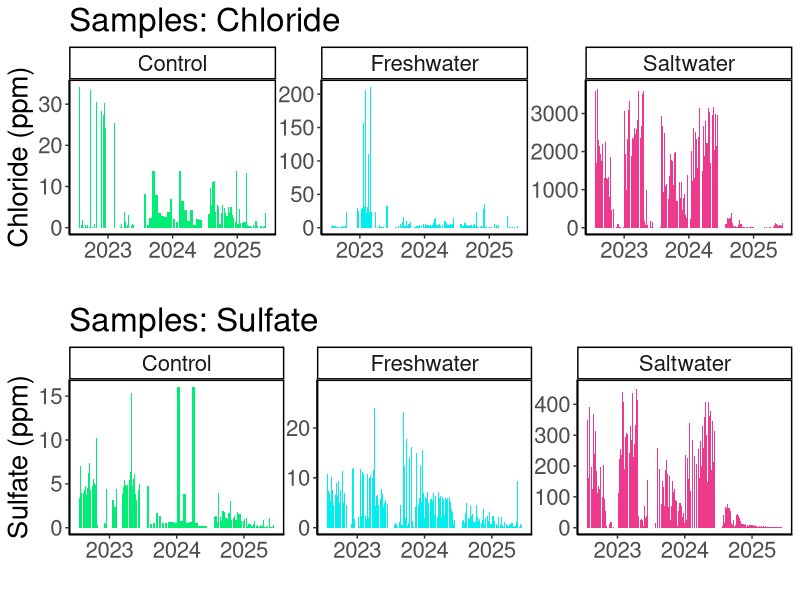
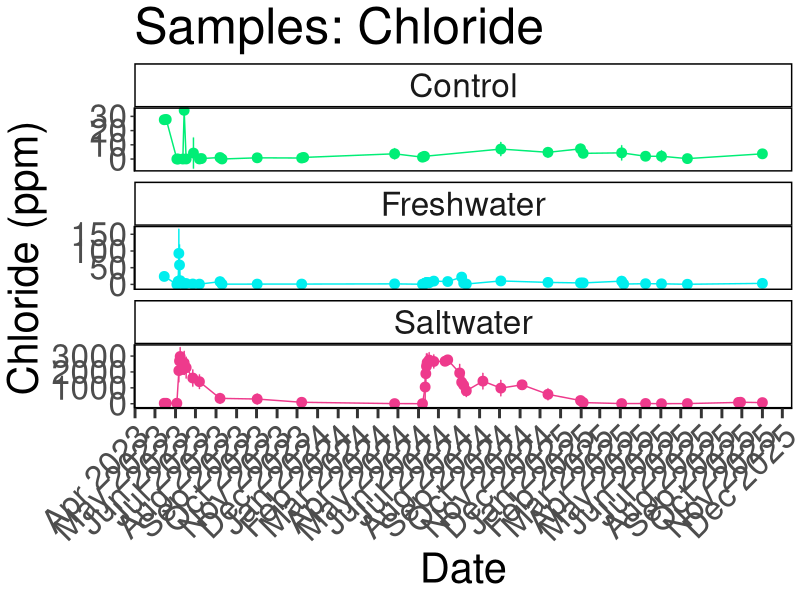
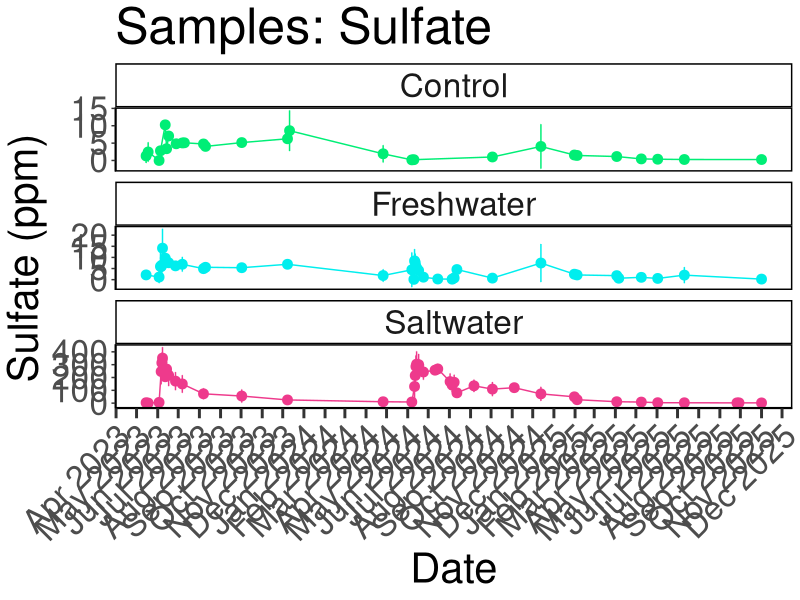
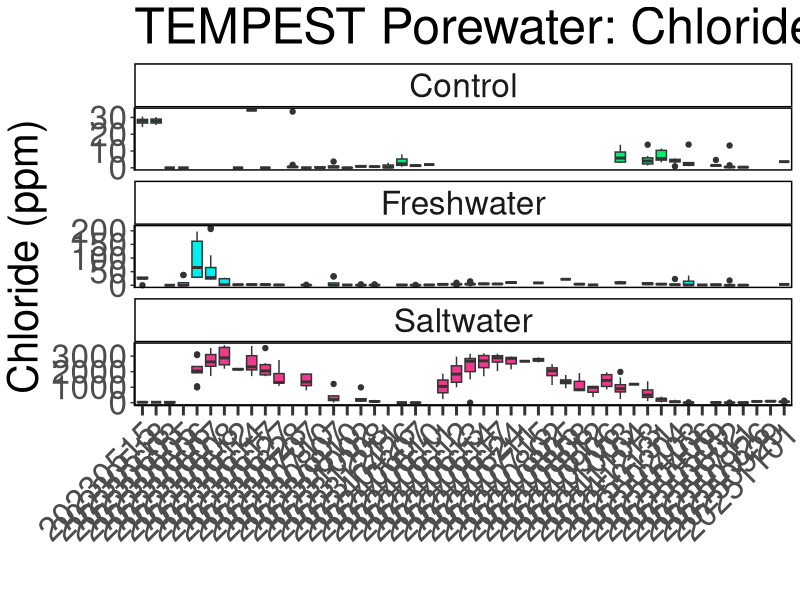
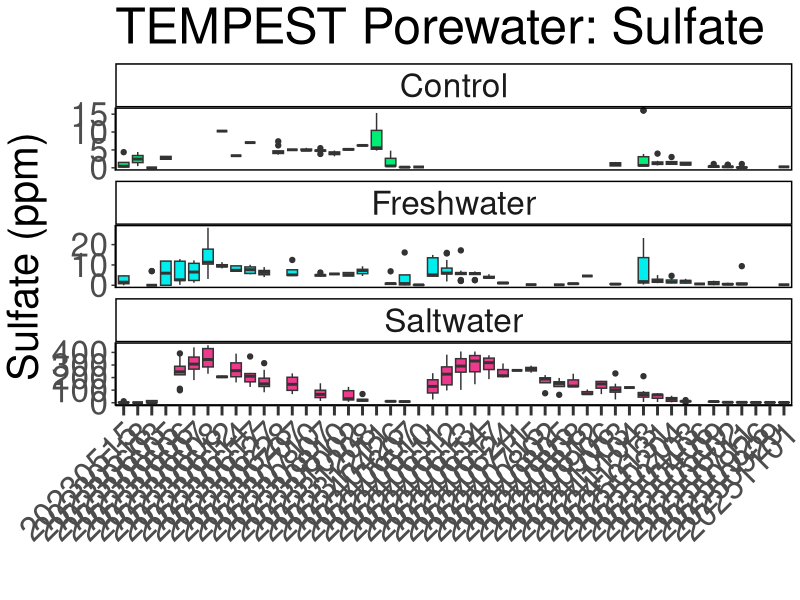

R code for these plots, in order:
## ---- chunk 1
library(dplyr)
library(ggplot2)
library(ggpubr)
library(stringr)
library(readxl)
library(tidyr)
library(tibble)
library(openxlsx)
library(knitr)
## ---- chunk 2

#read in 2023 Dionex Data:
dat23 <- read.csv("2023/COMPASS_TEMPEST_SO4_Cl_2023.csv")
# head(dat24)
colnames(dat23)

#read in 2024 Dionex Data:
dat24 <- read.csv("2024/COMPASS_TEMPEST_SO4_Cl_2024.csv")
# head(dat24)
colnames(dat24)

#read in 2025 Dionex Data:
dat25 <- read.csv("2025/COMPASS_TEMPEST_SO4_Cl_2025.csv")
# head(dat25)
colnames(dat25)

raw_dat <- bind_rows(dat23, dat24, dat25)

##Convert Collection Date into Date format
raw_dat$Collection_Date <- as.character(raw_dat$Collection_Date)
raw_dat$Collection_Date_formatted <- as.Date(raw_dat$Collection_Date, format = "%Y%m%d")

##Extract Year and month from Collection Date
raw_dat$Year <- format(raw_dat$Collection_Date_formatted, format = "%Y")
raw_dat$Month <- format(raw_dat$Collection_Date_formatted, format = "%m")
raw_dat$Day <- format(raw_dat$Collection_Date_formatted, format = "%d")


all_dat <- raw_dat %>%
  mutate(
    Project = "TEMPEST"
  ) %>%
  rename(
    SO4_mM = SO4_Conc_mM, 
    Cl_mM = Cl_Conc_mM
  )%>%
  dplyr::select(
         Project, Sample_ID, Year, Month, Day, 
         Event_Time, Time_of_day, Source, 
         Volume_mL, Collection_Date, Evacuation_Date, 
         SO4_ppm, SO4_mM, SO4_Conc_flag, SO4_QAQC_flag, Cl_ppm, Cl_mM, Cl_Conc_flag, Cl_QAQC_flag, salinity,
         Analysis_rundate,  Run_notes, Field_notes
        # list columns in the order you want them
  )


##Set 4 decimal points max
all_dat <- all_dat %>%
  mutate(across(where(is.numeric), round, digits = 4)) ##This does make all salnities 0 when Cl_ppm is 0 instead of 0.000026

## ---- chunk 3

#pull the column names from the all_dat dataframe and create a new dataframe with them 
metadat <- data.frame(Column_Names = colnames(all_dat))
metadat

metadat$Description <- ""
metadat$Units <- ""
metadat$Instrument_ifapplicable <- ""

#add information about each line: 

metadat$Description <- c("Project name", 
                         "Sample Identifier", 
                         "Year of sample collection", 
                         "Month of sample collection", 
                         "Day of sample collection", 
                         "Event sampling time (T1 through T6)", 
                         "Time of day of sample collection (AM, PM, Midday)",
                         "Source of sample (PW=Porewater, Sourcewater, Rainwater",
                         "Volume of sample collected (mL)", 
                         "Date of sample collection", 
                         "Date of sample evacuation", 
                         "Sulfate concentration in ppm", 
                         "Sulfate concentration in mM", 
                         "Sulfate concentration flag base on standard curve (bdl=below detection limit (0), adl=above detection limit (highest   
                         standard), Within_Range=within detection range)", 
                         "Sulfate QAQC Flags generated during checks of standards, blanks, dups, and spks",
                         "Chloride concentration in ppm", 
                         "Chloride concentration in mM", 
                         "Chloride concentration flag base on standard curve (bdl=below detection limit (0), adl=above detection limit (highest   
                         standard), Within_Range=within detection range)", 
                         "Chloride QAQC Flags generated during checks of standards, blanks, dups, and spks", 
                         "Salinity calculated using the Knudsen equation: Salinity=((1.807*(Chloride ppm)+0.026)/1000", 
                         "The date that samples were run on the Dionex IC", 
                         "Any notes generated during QAQC", 
                         "Notes generated during field sample collection")

metadat$Units <-       c("NA", 
                         "NA",
                         "NA", 
                         "NA",
                         "NA",
                         "NA", 
                         "NA",
                         "NA",
                         "mL", 
                         "NA",
                         "NA",
                         "ppm", 
                         "mM", 
                         "NA",
                         "NA", 
                         "ppm", 
                         "mM", 
                         "NA", 
                         "NA", 
                         "ppt", 
                         "NA", 
                         "NA",
                         "NA")

metadat$Instrument_ifapplicable <-  
  
                       c("NA", 
                         "NA",
                         "NA", 
                         "NA",
                         "NA",
                         "NA", 
                         "NA",
                         "NA",
                         "NA", 
                         "NA",
                         "NA",
                         "Dionex Integrion HPIC (Thermo Fisher)", 
                         "Dionex Integrion HPIC (Thermo Fisher)", 
                         "NA", 
                         "NA", 
                         "Dionex Integrion HPIC (Thermo Fisher)", 
                         "Dionex Integrion HPIC (Thermo Fisher)", 
                         "NA", 
                         "NA", 
                         "Dionex Integrion HPIC (Thermo Fisher)", 
                         "NA", 
                         "NA",
                         "NA")


## ---- chunk 4

#write out a csv of all the data to the main folder: 
write.csv(all_dat, "COMPASS_TEMPEST_SO4_Cl_AllData.csv")


#write out a csv of the metadata associated with the data: 
write.csv(metadat, "COMPASS_TEMPEST_SO4_Cl_Metadata.csv")

## ---- chunk 5

##Remove Sourcewater
data_plotting <- raw_dat %>%
  filter(!str_detect(Source, "SourceWater")) %>%
  filter(!str_detect(Source, "Rainwater")) 

data_plotting <- data_plotting %>% 
    mutate(
    Zone_1 = case_when(
      Zone == "C" ~ "Control",
      Zone == "FW" ~ "Freshwater",
      Zone == "SW" ~ "Saltwater",
      TRUE ~ Zone  # keep everything else unchanged
    )
  ) %>%
  mutate(Zone_1 = factor(Zone_1, levels = c("Control", "Freshwater", "Saltwater")))

#Plot data by year and change colors based on Zone:
viz_cl_plot <- ggplot(data_plotting, aes(x = as.character(Year), y = Cl_ppm, fill = Zone_1)) +
  geom_bar(stat = "identity", position = position_dodge2(preserve = "total")) +
  facet_wrap( ~ Zone_1, scales="free") +
  scale_fill_manual(values = c(
    "Control" = "springgreen2",
    "Freshwater" = "cyan2",
    "Saltwater" = "violetred2"
  )) +
  theme_classic() +
  labs(x = " ", y = "Chloride (ppm)", title = "Samples: Chloride") +
  theme(
    panel.spacing = unit(.05, "lines"), 
    panel.border = element_rect(color = "black", fill = NA, linewidth = 1)) + 
  theme(text = element_text(size = 20))+ 
  theme(legend.position = "none")

# viz_cl_plot

viz_so4_plot <- ggplot(data_plotting, aes(x = as.character(Year), y = SO4_ppm, fill = Zone_1)) +
  geom_bar(stat = "identity", position = position_dodge2(preserve = "total")) +
  facet_wrap( ~ Zone_1, scales="free") +
  scale_fill_manual(values = c(
    "Control" = "springgreen2",
    "Freshwater" = "cyan2",
    "Saltwater" = "violetred2"
  )) +
  theme_classic() +
  labs(x = " ", y = "Sulfate (ppm)", title = "Samples: Sulfate") +
  theme(
    panel.spacing = unit(.05, "lines"), 
    panel.border = element_rect(color = "black", fill = NA, linewidth = 1)) + 
  theme(text = element_text(size = 20))+ 
  theme(legend.position = "none")

# viz_so4_plot

ggarrange(viz_cl_plot, viz_so4_plot, nrow=2, ncol=1)


## ---- chunk 6

##Summarize SO4 and Cl by Date and Zone
Dionex_avg <- data_plotting %>%
  group_by(Collection_Date_formatted, Zone_1) %>%
   dplyr::summarize(mean_SO4 = mean(SO4_ppm, na.rm=TRUE),
            sd_SO4 = sd(SO4_ppm, na.rm=TRUE),
            mean_Cl = mean(Cl_ppm, na.rm=TRUE),
            sd_Cl = sd(Cl_ppm, na.rm=TRUE))

# Define the specific date breaks you want to display
specific_breaks <- as.Date(c("2024-01-01", "2025-01-01"))

viz_cl_plot_avgs <- ggplot(Dionex_avg, aes(x = Collection_Date_formatted, y = mean_Cl, color = Zone_1)) +
  geom_point(size = 3) + 
  geom_errorbar(aes(ymin = mean_Cl - sd_Cl, ymax = mean_Cl + sd_Cl), width = 0.2) + 
  geom_line() + 
  facet_wrap( ~ Zone_1, scales="free_y", ncol = 1) +
  scale_color_manual(values = c(
    "Control" = "springgreen2",
    "Freshwater" = "cyan2",
    "Saltwater" = "violetred2"
  )) +
  theme_classic() +
  labs(x = "Date", y = "Chloride (ppm)", title = "Samples: Chloride") +
  theme(
    panel.spacing = unit(0.5, "lines"), 
    panel.border = element_rect(color = "black", fill = NA, linewidth = 1)) +
  # theme(axis.text.x = element_text(angle = 90, hjust = 0.5))+ 
  theme(text = element_text(size = 30))+
  scale_x_date(date_labels = "%b %Y", date_breaks = "1 month") + # Format x-axis labels
  theme(axis.ticks.x = element_line(linewidth = 1))+
  theme(axis.ticks.length.x = unit(0.25, "cm"))+ 
  theme(legend.position = "none")+ 
  theme(axis.text.x = element_text(angle = 45, hjust = 1))

viz_cl_plot_avgs


viz_so4_plot_avgs <- ggplot(Dionex_avg, aes(x = Collection_Date_formatted, y = mean_SO4, color = Zone_1)) +
  geom_point(size = 3) + 
  geom_errorbar(aes(ymin = mean_SO4 - sd_SO4, ymax = mean_SO4 + sd_SO4), width = 0.2) + 
  geom_line() + 
  facet_wrap( ~ Zone_1, scales="free_y", ncol = 1) +
  scale_color_manual(values = c(
    "Control" = "springgreen2",
    "Freshwater" = "cyan2",
    "Saltwater" = "violetred2"
  )) +
  theme_classic() +
  labs(x = "Date", y = "Sulfate (ppm)", title = "Samples: Sulfate") +
  theme(
    panel.spacing = unit(0.5, "lines"), 
    panel.border = element_rect(color = "black", fill = NA, linewidth = 1)) +
  # theme(axis.text.x = element_text(angle = 90, hjust = 0.5))+ 
  theme(text = element_text(size = 30))+
  scale_x_date(date_labels = "%b %Y", date_breaks = "1 month") + # Format x-axis labels
  theme(axis.ticks.x = element_line(linewidth = 1))+
  theme(axis.ticks.length.x = unit(0.25, "cm"))+ 
  theme(legend.position = "none")+ 
  theme(axis.text.x = element_text(angle = 45, hjust = 1))

viz_so4_plot_avgs

# ggarrange(viz_cl_plot_avgs, viz_so4_plot_avgs, nrow=1, ncol=2)

## ---- chunk 7

##Boxplot Summarize SO4 and Cl by Date, Site, and Zone
viz_cl_boxplot <- ggplot(data_plotting, aes(x = Collection_Date,  y = Cl_ppm, fill = Zone_1)) +
  geom_boxplot() + 
  facet_wrap( ~ Zone_1, scales="free_y", ncol = 1) +
  # scale_x_discrete(drop = TRUE) +
  scale_fill_manual(values = c(
    "Control" = "springgreen2",
    "Freshwater" = "cyan2",
    "Saltwater" = "violetred2"
  ), labels = c("Control", "Freshwater", "Saltwater")) +
  theme_classic() +
  labs(x = " ", y = "Chloride (ppm)", title = "TEMPEST Porewater: Chloride") +
  theme(
    panel.spacing = unit(0.5, "lines"), 
    panel.border = element_rect(color = "black", fill = NA, linewidth = 1)) +
  theme(axis.text.x = element_text(angle = 45, vjust = 1, hjust = 1))+ 
  theme(text = element_text(size = 30))+
  theme(axis.ticks.x = element_line(linewidth = 1))+
  theme(axis.ticks.length.x = unit(0.25, "cm"))+ 
  theme(legend.position = "none")

viz_cl_boxplot


viz_so4_boxplot <- ggplot(data_plotting, aes(x = Collection_Date,  y = SO4_ppm, fill = Zone_1)) +
  geom_boxplot() + 
  facet_wrap( ~ Zone_1, scales="free_y", ncol = 1) +
  scale_x_discrete(drop = TRUE) +
  scale_fill_manual(values = c(
    "Control" = "springgreen2",
    "Freshwater" = "cyan2",
    "Saltwater" = "violetred2"
  ), labels = c("Control", "Freshwater", "Saltwater")) +
  theme_classic() +
  labs(x = " ", y = "Sulfate (ppm)", title = "TEMPEST Porewater: Sulfate") +
  theme(
    panel.spacing = unit(0.5, "lines"), 
    panel.border = element_rect(color = "black", fill = NA, linewidth = 1)) +
  theme(axis.text.x = element_text(angle = 45, vjust = 1, hjust = 1))+ 
  theme(text = element_text(size = 30))+
  theme(axis.ticks.x = element_line(linewidth = 1))+
  theme(axis.ticks.length.x = unit(0.25, "cm"))+ 
  #scale_x_discrete(labels = c("Upland", "Swamp", "Transition", "Wetland", "Surface Water"))+ 
  theme(legend.position = "none")

viz_so4_boxplot

# ggarrange(viz_cl_boxplot, viz_so4_boxplot, nrow=1, ncol=2)

# # Save as a PNG
# png("COMPASS_SynopticCB_Cl_alldata.png", width = 2000, height = 1200, res = 100) 
# print(viz_cl_boxplot)  # For ggplot objects, use print()
# dev.off() 
# 
# # Save as a PNG
# png("COMPASS_SynopticCB_SO4_alldata.png", width = 2000, height = 1200, res = 100) 
# print(viz_so4_boxplot)  # For ggplot objects, use print()
# dev.off() 

## ---- chunk 8
# It would also be great to add to our collation codes a summary chunk that will calculate value ranges, means, and standard deviations (and errors) for each site, zone, depth for each year; also for each site zone, depth overall; and for each site and zone overall so that we have some easy access to metrics. Was just thinking this might be helpful today when re-collating the DIC data.

colnames(data_plotting)

##Metrics for each zone for each year
summary_by_year <- data_plotting %>%
  group_by(Year, Zone_1) %>%
   reframe(
     min_Cl_ppm = min(Cl_ppm, na.rm=TRUE),
     max_Cl_ppm = max(Cl_ppm, na.rm=TRUE), 
     mean_Cl_ppm = mean(Cl_ppm, na.rm=TRUE), 
     sd_Cl_ppm = sd(Cl_ppm, na.rm=TRUE), 

     min_SO4_ppm = min(SO4_ppm, na.rm=TRUE),
     max_SO4_ppm = max(SO4_ppm, na.rm=TRUE), 
     mean_SO4_ppm = mean(SO4_ppm, na.rm=TRUE), 
     sd_SO4_ppm = sd(SO4_ppm, na.rm=TRUE)) %>%
  mutate(across(where(is.numeric), round, digits = 4)) 

##Metrics for each zone for all years
summary_all_years <- data_plotting %>%
  group_by(Zone_1) %>%
   reframe(
     min_Cl_ppm = min(Cl_ppm, na.rm=TRUE),
     max_Cl_ppm = max(Cl_ppm, na.rm=TRUE), 
     mean_Cl_ppm = mean(Cl_ppm, na.rm=TRUE), 
     sd_Cl_ppm = sd(Cl_ppm, na.rm=TRUE), 

     min_SO4_ppm = min(SO4_ppm, na.rm=TRUE),
     max_SO4_ppm = max(SO4_ppm, na.rm=TRUE), 
     mean_SO4_ppm = mean(SO4_ppm, na.rm=TRUE), 
     sd_SO4_ppm = sd(SO4_ppm, na.rm=TRUE)) %>%
  mutate(across(where(is.numeric), round, digits = 4)) 

## ---- chunk 9

library(kableExtra)

kable(
  summary_by_year[, c("Year", "Zone_1", "min_Cl_ppm",	"max_Cl_ppm",	"mean_Cl_ppm", "min_SO4_ppm",	"max_SO4_ppm",	"mean_SO4_ppm")],  
  format = "latex",
  booktabs = TRUE,
  caption = "Summary Statistics by Year"
) %>%
  kable_styling(
    latex_options = c("hold_position", "striped", "scale_down"),
    font_size = 12
  ) %>%
  row_spec(0, bold = TRUE) %>%   # header
  column_spec(1, bold = TRUE)

kable(
  summary_all_years[, c("Zone_1", "min_Cl_ppm",	"max_Cl_ppm",	"mean_Cl_ppm", "min_SO4_ppm",	"max_SO4_ppm",	"mean_SO4_ppm")],  
  format = "latex",
  booktabs = TRUE,
  caption = "Summary Statistics by Zone"
) %>%
  kable_styling(
    latex_options = c("hold_position", "striped", "scale_down"),
    font_size = 12
  ) %>%
  row_spec(0, bold = TRUE) %>%   # header
  column_spec(1, bold = TRUE)

## ---- chunk 10

#write out a csv of all the data to the main folder: 
write.csv(summary_by_year, "COMPASS_TEMPEST_PW_SO4_Cl_Summarized_By_Year.csv")

#write out a csv of the metadata associated with the data: 
write.csv(summary_all_years, "COMPASS_TEMPEST_PW_SO4_Cl_Summarized_Years_Combined.csv")
